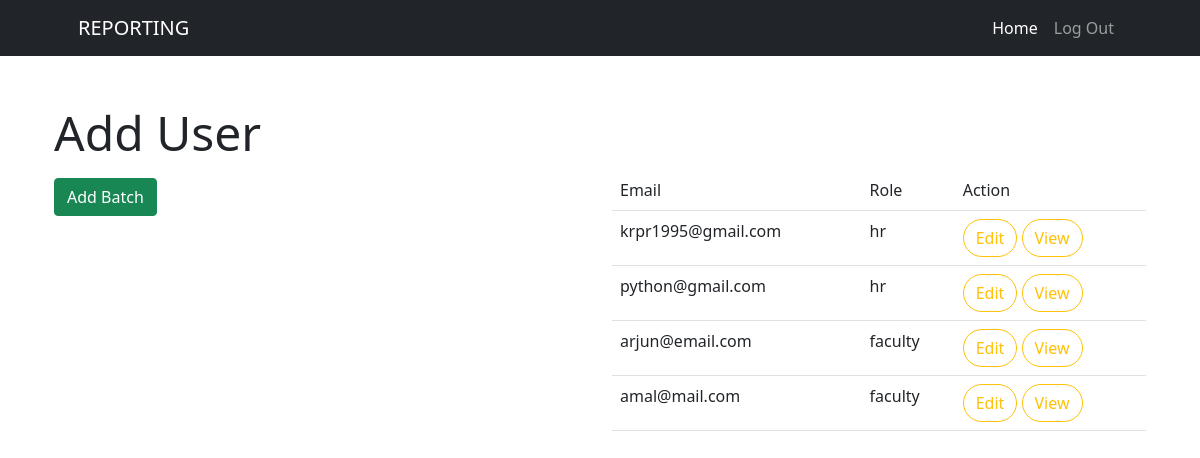
The app's page /centerhead/users/list (signed in), older data.
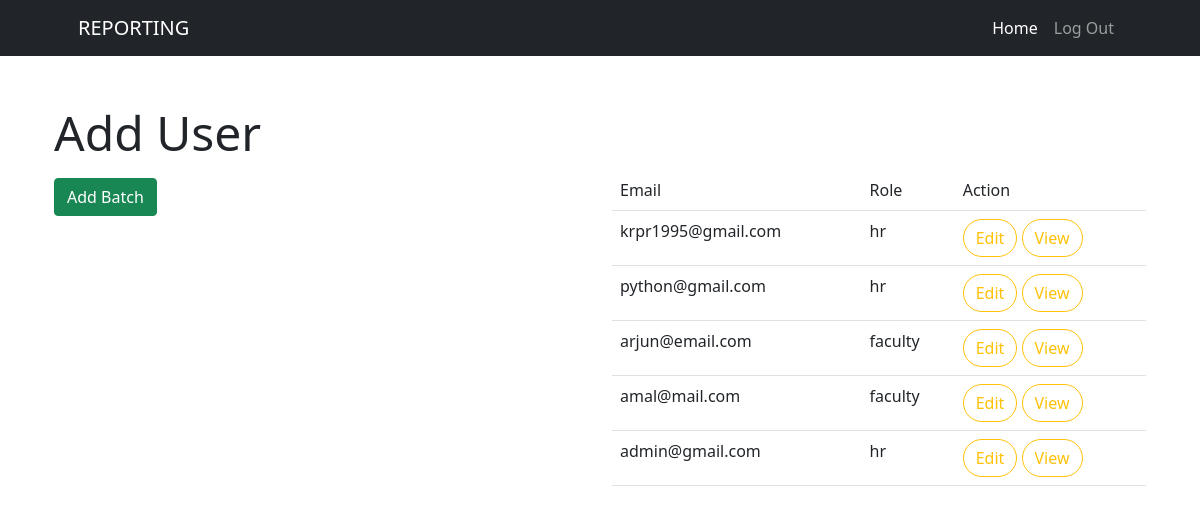
The same page, newer data.
### reporting/models.py (models this page shows, shortened)
class MyUser(AbstractBaseUser):
    email = models.EmailField(
        verbose_name='email address',
        max_length=255,
        unique=True,
    )
    options=(("hr","hr"),
             ("faculty","faculty"),
             ("counsillor","counsillor")
             )
    role=models.CharField(max_length=40,choices=options,default="faculty")
    is_active = models.BooleanField(default=True)
    is_admin = models.BooleanField(default=False)
    objects = MyUserManager()
    USERNAME_FIELD = 'email'
    REQUIRED_FIELDS = ['role','password']

### reporting/views.py (the view)
# urls.py: path("users/list",views.UserList.as_view(),name='user_list'),
@method_decorator(admin_permission_required,name="dispatch")
class UserList(ListView):
    model = MyUser
    template_name = 'reporting/user_list.html'
    context_object_name ='users'

### reporting/templates/reporting/user_list.html (shortened to what this page needs)
<!DOCTYPE html>
{%extends 'reporting/base.html' %}
{%block body_block%}
<div class="container">
    <div class="row mt-5">
        <h3 class="display-5 ">Add User</h3>
        <div class="col-4 mt-2">
            <form action="" method="post">
                <input type="submit" value="Add Batch" class="btn btn-success">
            </form>
        </div>
        <div class="col-2"></div>
        <div class="col-6">
            <table class="table">
                <tr>
                    <td>Email</td>
                    <td>Role</td>
                    <td>Action</td>
                </tr>
                {%for user in users%}
                <tr>
                    <td>{{user.email}}</td>
                    <td>{{user.role}}</td>
                    <td><a href="{%url 'user_edit' user.id%}" class="btn btn-outline-warning rounded-pill">Edit</a>
                        <a href="{%url 'userdetails' user.id%}" class="btn btn-outline-warning rounded-pill">View</a>
                    </td>
                </tr>
                {%endfor%}
            </table>
        </div>
    </div>
</div>
{% endblock %}

Row changes from the older to the newer data that the page shows:
added MyUser: email "admin@gmail.com", role "hr"
